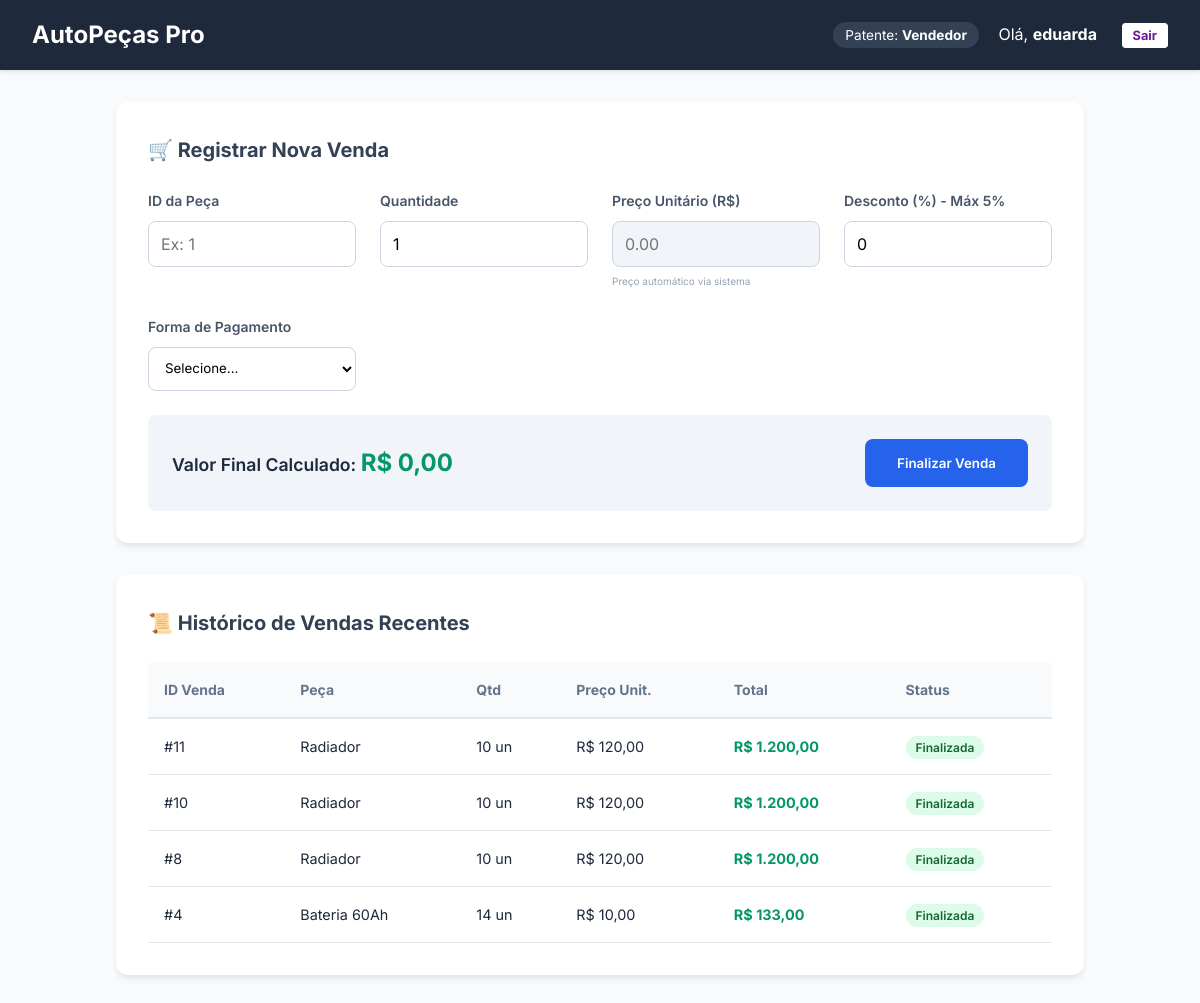
The app's page /vendedor.php (signed in), older data.
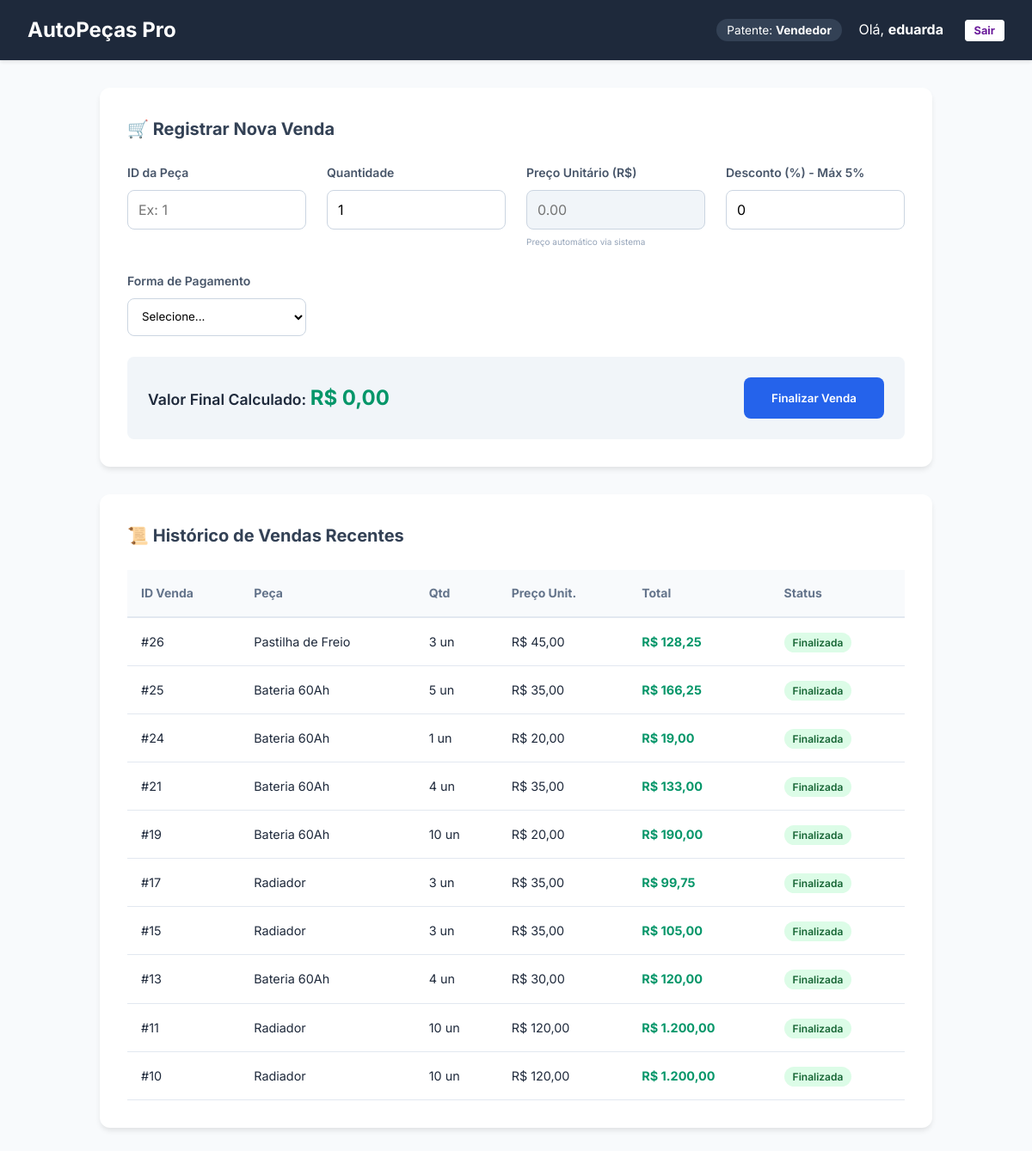
The same page, newer data.
### tables this page shows
CREATE TABLE `itens_venda` (
  `id_item` int(11) NOT NULL,
  `id_venda` int(11) NOT NULL,
  `id_peca` int(11) NOT NULL,
  `quantidade` int(11) NOT NULL,
  `preco_unitario` decimal(10,2) NOT NULL
);

CREATE TABLE `pecas` (
  `id_peca` int(11) NOT NULL,
  `nome` varchar(100) NOT NULL,
  `descricao` varchar(150) DEFAULT NULL,
  `preco_venda` decimal(10,2) DEFAULT NULL,
  `preco_custo` decimal(10,2) DEFAULT NULL,
  `id_fornecedor` int(11) DEFAULT NULL
);

CREATE TABLE `vendas` (
  `id_venda` int(11) NOT NULL,
  `id_vendedor` int(11) NOT NULL,
  `data_venda` date NOT NULL,
  `valor_total` decimal(10,2) NOT NULL,
  `desconto_aplicado` decimal(10,2) DEFAULT 0.00,
  `status` enum('ABERTA','FINALIZADA','CANCELADA') NOT NULL
);

### vendedor.php (the view, shortened to what this page needs)
<?php
include 'conexao.php';
$id_vendedor = $_SESSION['id_usuario'];
$nome_vendedor = $_SESSION['nome'];
$desc_max = $_SESSION['percentual_desconto_max'] ?? 5;
?>
<!DOCTYPE html>
<html lang="pt-br">
<head>
</head>
<body>
    <nav class="navbar">
        <h1>AutoPeças Pro</h1>
        <div class="user-info">
            <span class="user-badge">Patente: <strong>Vendedor</strong></span>
             <span style="margin-left: 15px;">Olá, <strong><?php echo $nome_vendedor; ?></strong></span>
            <a href="logout.php" class="logout">Sair</a>
        </div>
    </nav>
    <main class="container">
        <section class="card">
            <h2>🛒 Registrar Nova Venda</h2>
           <form action="ProcessarVenda.php" method="POST" id="vendaForm">
    <div class="grid-form">
        <div class="form-group">
            <label for="id_peca">ID da Peça</label>
            <input type="number" name="id_peca" id="id_peca" placeholder="Ex: 1" required>
        </div>
        <div class="form-group">
            <label for="quantidade">Quantidade</label>
            <input type="number" name="quantidade" id="quantidade" value="1" min="1" required>
        </div>
      <div class="form-group">
            <label for="preco_display">Preço Unitário (R$)</label>
            <input type="number" id="preco_display" step="0.01" placeholder="0.00"
                readonly style="background-color: #f1f5f9; cursor: not-allowed; color: #64748b;">
            <small style="font-size: 10px; color: #94a3b8;">Preço automático via sistema</small>
        </div>
        <div class="form-group">
            <label for="desconto">Desconto (%) - Máx <?php echo $desc_max; ?>%</label>
            <input type="number" name="desconto" id="desconto" value="0" min="0" max="<?php echo $desc_max; ?>">
        </div>
        <div class="form-group">
            <label for="forma_pagamento">Forma de Pagamento</label>
            <select name="forma_pagamento" id="forma_pagamento" required
                    style="width: 100%; padding: 0.75rem; border: 1px solid #cbd5e1; border-radius: 8px; background: white;">
                <option value="">Selecione...</option>
            </select>
        </div>
    </div>
    <div class="total-box">
        <span>Valor Final Calculado: <strong id="valorFinal">R$ 0,00</strong></span>
        <button type="submit" class="btn-finalizar">Finalizar Venda</button>
    </div>
</form>
        </section>
        <section class="card">
            <h2>📜 Histórico de Vendas Recentes</h2>
            <table>
                <thead>
                    <tr>
                        <th>ID Venda</th>
                        <th>Peça</th>
                        <th>Qtd</th>
                        <th>Preço Unit.</th>
                        <th>Total</th>
                        <th>Status</th>
                    </tr>
                </thead>
                <tbody>
                    <?php
                    $sql_vendas = "SELECT
                                        iv.id_venda,
                                        p.nome,
                                        iv.quantidade,
                                        iv.preco_unitario,
                                        v.valor_total as total_com_desconto,
                                        v.desconto_aplicado
                                    FROM itens_venda iv
                                    JOIN pecas p ON iv.id_peca = p.id_peca
                                    JOIN vendas v ON iv.id_venda = v.id_venda
                                    WHERE v.id_vendedor = '$id_vendedor'
                                    ORDER BY v.id_venda DESC LIMIT 10";
                    $res = $conn->query($sql_vendas);
                    if($res && $res->num_rows > 0) {
                        while($venda = $res->fetch_assoc()): ?>
                            <tr>
                                <td>#<?php echo $venda['id_venda']; ?></td>
                                <td><?php echo $venda['nome']; ?></td>
                                <td><?php echo $venda['quantidade']; ?> un</td>
                                <td>R$ <?php echo number_format($venda['preco_unitario'], 2, ',', '.'); ?></td>
                                <td style="font-weight: bold; color: #059669;">
                                    R$ <?php echo number_format($venda['total_com_desconto'], 2, ',', '.'); ?>
                                </td>
                                <td><span class="badge-status">Finalizada</span></td>
                            </tr>
                        <?php endwhile;
                    } else {
                        echo "<tr><td colspan='6' style='text-align:center'>Nenhuma venda registrada recentemente.</td></tr>";
                    } ?>
                </tbody>
            </table>
        </section>
    </main>
</body>
</html>

Row changes from the older to the newer data that the page shows:
no longer on this page (row unchanged): itens_venda: id_venda "8", id_peca.nome "Radiador", quantidade "10", preco_unitario "120,00", id_venda.valor_total "1.200,00"
no longer on this page (row unchanged): itens_venda: id_venda "4", id_peca.nome "Bateria 60Ah", quantidade "14", preco_unitario "10,00", id_venda.valor_total "133,00"
added itens_venda: id_venda "26", id_peca.nome "Pastilha de Freio", quantidade "3", preco_unitario "45,00", id_venda.valor_total "128,25"
added itens_venda: id_venda "25", id_peca.nome "Bateria 60Ah", quantidade "5", preco_unitario "35,00", id_venda.valor_total "166,25"
added itens_venda: id_venda "24", id_peca.nome "Bateria 60Ah", quantidade "1", preco_unitario "20,00", id_venda.valor_total "19,00"
added itens_venda: id_venda "21", id_peca.nome "Bateria 60Ah", quantidade "4", preco_unitario "35,00", id_venda.valor_total "133,00"
added itens_venda: id_venda "19", id_peca.nome "Bateria 60Ah", quantidade "10", preco_unitario "20,00", id_venda.valor_total "190,00"
added itens_venda: id_venda "17", id_peca.nome "Radiador", quantidade "3", preco_unitario "35,00", id_venda.valor_total "99,75"
added itens_venda: id_venda "15", id_peca.nome "Radiador", quantidade "3", preco_unitario "35,00", id_venda.valor_total "105,00"
added itens_venda: id_venda "13", id_peca.nome "Bateria 60Ah", quantidade "4", preco_unitario "30,00", id_venda.valor_total "120,00"
